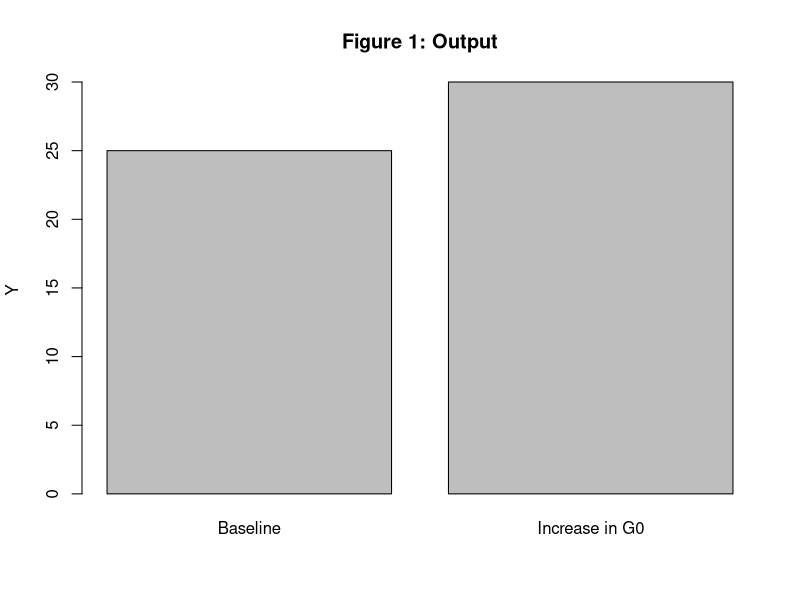
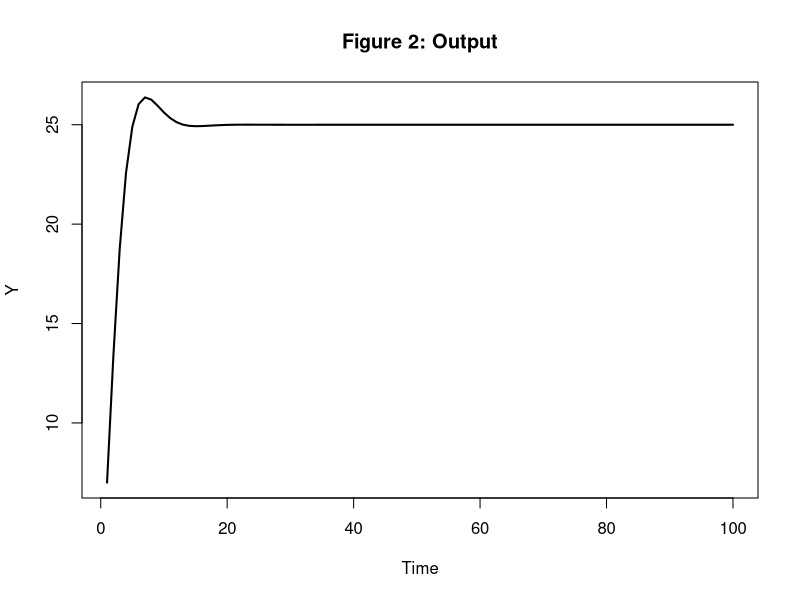
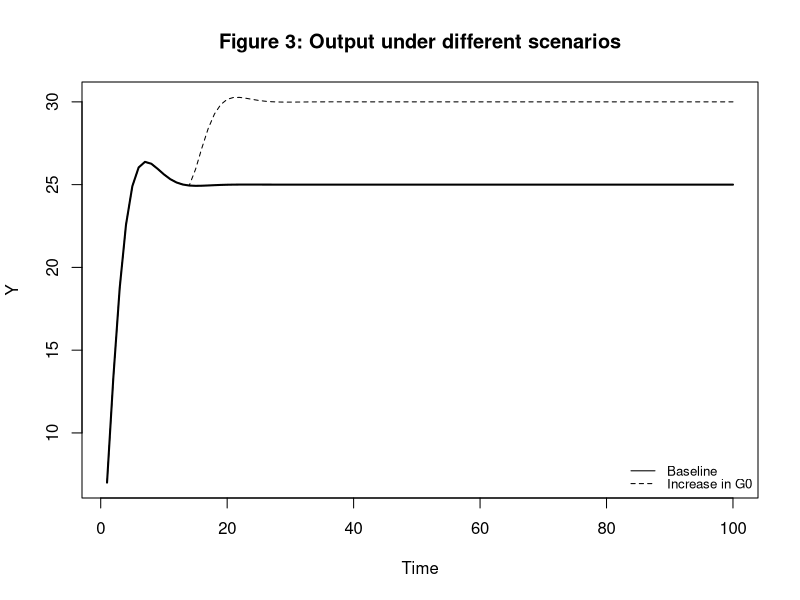
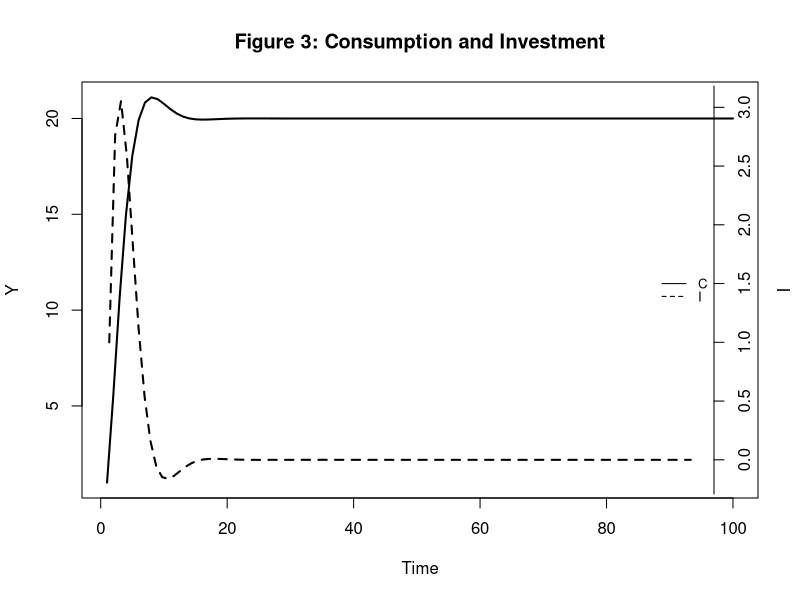
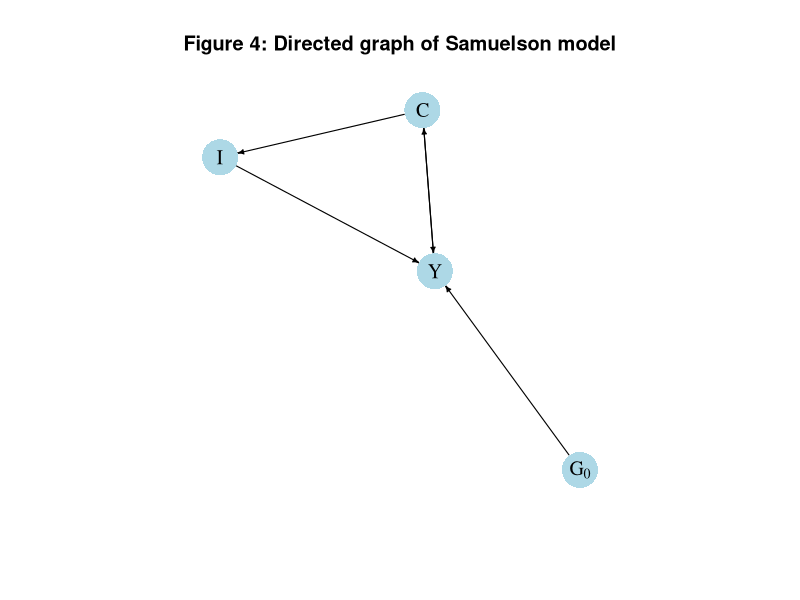

Write the R code that produced these figures, in order.
## ---- chunk 1
### Simulate Keynesian goods market model via iteration

#Clear the environment 
rm(list=ls(all=TRUE))

# Set number of parameterisations that will be considered
S=2

# Set fixed parameter values
c0=3
c1=0.8

#Create vector in which equilibrium solutions from different parameterisations will be stored
Y_eq=vector(length=S)
C_eq=vector(length=S)

#Create vector with parameter that will change 
I0=vector(length=S)
I0[1]=5
I0[2]=6

# Initialise endogenous variables at arbitrary positive value 
Y=C=1

#Solve this system numerically through 1000 iterations based on the initialisation
for (i in 1:S){
  for (iteration in 1:1000){
  Y = C + I0[i]
  C = c0 + c1*Y
  } # close iterations loop
  
#Save results for different parameterisations in vector
Y_eq[i]=Y
C_eq[i]=C
} # close parameterisations loop

# Display solutions
Y_eq
C_eq

# Verify solutions for Y
(c0+I0[])/(1-c1)
## ---- chunk 2
### Parameterisation for which method of iteration fails

#Clear the environment 
rm(list=ls(all=TRUE))

# Set number of parameterisations that will be considered
S=2

# Set fixed parameter values
c0=3
c1=1.2

#Create vector in which equilibrium solutions from different parameterisations will be stored
Y_eq=vector(length=S)
C_eq=vector(length=S)

#Create vector with parameter that will change 
I0=vector(length=S)
I0[1]=5
I0[2]=6

# Initialise endogenous variables at arbitrary positive value 
Y=C=1

#Solve this system numerically through 1000 iterations based on the initialisation
for (i in 1:S){
  for (iteration in 1:1000){
  Y = C + I0[i]
  C = c0 + c1*Y
  } # close iterations loop
  
#Save results for different parameterisations in vector
Y_eq[i]=Y
C_eq[i]=C
} # close parameterisations loop

# Display solutions
Y_eq

# Verify solutions for Y
(c0+I0[])/(1-c1)
## ---- chunk 3
### Simulate Samuelson 1939

#Clear the environment 
rm(list=ls(all=TRUE))

# Set number of periods for which you want to simulate
Q=100

# Set number of parameterisations that will be considered
S=2

# Set period in which shock or shift in an will occur
s=15

# Set fixed parameter values
c1=0.8
beta=0.6

# Construct (S x Q) matrices in which values for different periods will be stored; initialise at 1
C=matrix(data=1, nrow=S, ncol=Q)
I=matrix(data=1, nrow=S, ncol=Q)

#Construct matrices for exogenous variable or parameter that will change over time to capture different scenarios
G0=matrix(data=5, nrow=S, ncol=Q)

# Set parameter values for different scenarios
G0[2,s:Q]=6     # scenario: permanent increase in government spending from I0=5 to I0=6 from period s=15 onwards

#Solve this system recursively based on the initialisation
for (i in 1:S){
  for (t in 2:Q){
    C[i,t] = c1*(C[i,t-1] + I[i,t-1] + G0[i,t-1])
    I[i,t] = beta*(c1*(C[i,t-1] + I[i,t-1] + G0[i,t-1]) - C[i,t-1])
  } # close time loop
}   # close scenarios loop

# Calculate output
Y=C+G0+I

# Display solution
Y[,Q]

# Verify solutions for Y
(G0[,Q])/(1-c1)
## ---- chunk 4
# Bar chart of different equilibrium solutions of Samuelson (1939) model
barplot(Y[,Q], ylab="Y", main="Figure 1: Output", names.arg=c("Baseline", "Increase in G0"))
## ---- chunk 5
# Time series chart of output dynamics in Samuelson (1939) model
plot(Y[1, 1:100],type="l", col=1, lwd=2, lty=1, xlab="Time", ylab="Y") 
title(main="Figure 2: Output", cex=0.8)
## ---- chunk 6
# Time series chart of output dynamics for different scenarios in Samuelson (1939) model
plot(Y[1, 1:100],type="l", col=1, lwd=2, lty=1, xlab="Time", ylab="Y", ylim=range(min(Y[1,], Y[2,]), max(Y[1,], Y[2,]))) 
title(main="Figure 3: Output under different scenarios", cex=0.8)
lines(Y[2, 1:100],lty=2)
legend("bottomright", legend=c("Baseline", "Increase in G0"),
       lty=1:2, cex=0.8, bty = "n", y.intersp=0.8)

## ---- chunk 7
# Time series chart of Samuelson (1939) model with separate axes for consumption and investment
plot(C[1, 1:100], type="l", col=1, lwd=2, lty=1, xlab="Time", ylab="Y") 
title(main="Figure 3: Consumption and Investment", cex=0.8)
par(mar = c(5, 4, 4, 4) + 0.3)
par(new = TRUE)
plot(I[1, 1:100], type="l", col=1, lwd=2, lty=2, font.main=1, cex.main=1,ylab = '', axes=FALSE,
     xlab = '', ylim = range(I[1, 1:100]), cex=0.8)
axis(side = 4, at=pretty(range(I[1, 1:100])))  
mtext("I", side = 4, line = 3)
legend("right", legend=c("C", "I"),
       lty=1:2, cex=0.8, bty = "n", y.intersp=0.8)
## ---- chunk 8
## Create directed graph
# Construct auxiliary Jacobian matrix for 4 variables: 
  # endogenous: (1) Y, (2) C, (3) I
  # exogenous: (4) G0
# where non-zero elements in regular Jacobian are set to 1 and zero elements are unchanged

              #1 2 3 4
M_mat=matrix(c(0,1,1,1, #1
               1,0,0,0, #2
               0,1,0,0, #3
               0,0,0,0), #4 
               4, 4, byrow=TRUE)

# Create adjacency matrix from transpose of auxiliary Jacobian and add column names
A_mat=t(M_mat)

# Create directed graph from adjacency matrix
library(igraph)
dg=graph_from_adjacency_matrix(A_mat, mode="directed", weighted= NULL)

# Define node labels
V(dg)$name=c("Y", "C", "I", expression(G[0]))

# Plot directed graph matrix
plot(dg, main="Figure 4: Directed graph of Samuelson model", vertex.size=20, vertex.color="lightblue", 
     vertex.label.color="black", edge.arrow.size=0.3, edge.width=1.1, edge.size=1.2,
     edge.arrow.width=1.2, edge.color="black", vertex.label.cex=1.2, 
     vertex.frame.color="NA", margin=-0.05)
## ---- chunk 9
### Simulate continuous time version of Keynesian goods market model

#Clear the environment 
rm(list=ls(all=TRUE))

# Set number of periods for which you want to simulate
Q=800

# Set number of parameterisations that will be considered
S=1

# Set fixed parameter values
c0=3
c1=0.8
k=8
delta=0.01

# Construct matrices in which values for different periods will be stored; initialise at 1
Y=matrix(data=1, nrow=S, ncol=Q)
C=matrix(data=1, nrow=S, ncol=Q)

#Construct matrices for exogenous variable 
I0=matrix(data=5, nrow=S, ncol=Q)

#Solve this system recursively based on the initialisation
  for (t in 2:Q){
    for (iterations in 1:1000){
    Y[1,t] = Y[1,t-1] + delta*(k*(C[1,t-1] + I0[1,t-1] - Y[1,t-1]))
    C[1,t] = c0 + c1*Y[1,t]
    } # close within-period loop
  } # close time loop


# Verify solutions for Y
(c0+I0[1,Q])/(1-c1)
Y[1,Q]
